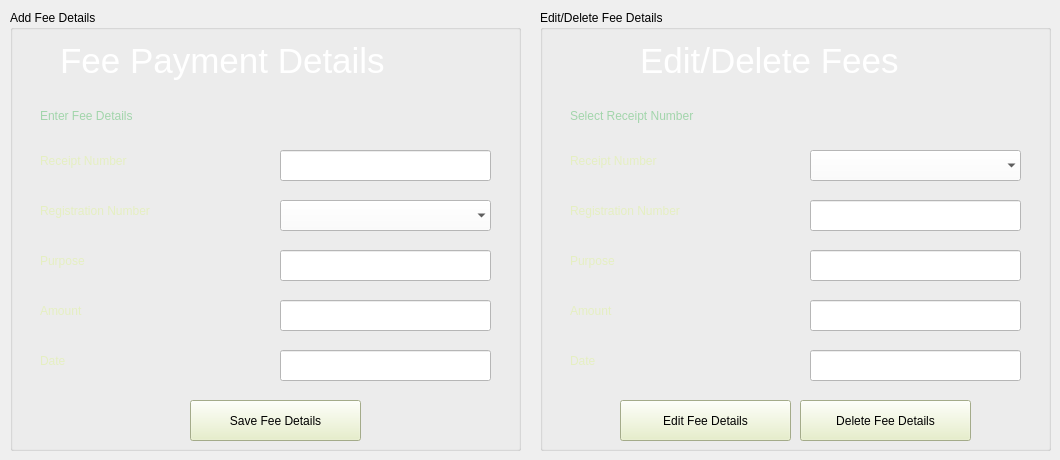
    <widget class="QWidget" name="tab_12">
     <attribute name="title">
      <string>Fees</string>
     </attribute>
     <widget class="QGroupBox" name="groupBox_7">
      <property name="geometry">
       <rect>
        <x>10</x>
        <y>10</y>
        <width>511</width>
        <height>441</height>
       </rect>
      </property>
      <property name="title">
       <string>Add Fee Details</string>
      </property>
      <widget class="QLabel" name="label_4">
       <property name="geometry">
        <rect>
         <x>50</x>
         <y>20</y>
         <width>391</width>
         <height>61</height>
        </rect>
       </property>
       <property name="font">
        <font>
         <family>MS Shell Dlg 2</family>
         <pointsize>26</pointsize>
         <weight>9</weight>
         <italic>false</italic>
         <bold>false</bold>
        </font>
       </property>
       <property name="styleSheet">
        <string notr="true">color: rgb(255, 255, 255);
font: 75 26pt &quot;MS Shell Dlg 2&quot;;</string>
       </property>
       <property name="text">
        <string>Fee Payment Details</string>
       </property>
      </widget>
      <widget class="QLabel" name="l5l1">
       <property name="geometry">
        <rect>
         <x>30</x>
         <y>90</y>
         <width>271</width>
         <height>31</height>
        </rect>
       </property>
       <property name="styleSheet">
        <string notr="true">color: rgb(162, 213, 171);
font: 75 14pt &quot;MS Shell Dlg 2&quot;;
</string>
       </property>
       <property name="text">
        <string>Enter Fee Details</string>
       </property>
      </widget>
      <widget class="QLabel" name="label_90">
       <property name="geometry">
        <rect>
         <x>30</x>
         <y>130</y>
         <width>211</width>
         <height>41</height>
        </rect>
       </property>
       <property name="styleSheet">
        <string notr="true">color: rgb(229, 239, 193);
font: 75 14pt &quot;MS Serif&quot;;</string>
       </property>
       <property name="text">
        <string>Receipt Number</string>
       </property>
      </widget>
      <widget class="QLabel" name="label_91">
       <property name="geometry">
        <rect>
         <x>30</x>
         <y>280</y>
         <width>201</width>
         <height>41</height>
        </rect>
       </property>
       <property name="styleSheet">
        <string notr="true">color: rgb(229, 239, 193);
font: 75 14pt &quot;MS Serif&quot;;</string>
       </property>
       <property name="text">
        <string>Amount</string>
       </property>
      </widget>
      <widget class="QLineEdit" name="tb5l2">
       <property name="geometry">
        <rect>
         <x>270</x>
         <y>240</y>
         <width>211</width>
         <height>31</height>
        </rect>
       </property>
       <property name="styleSheet">
        <string notr="true">background-color: rgb(255, 255, 255);</string>
       </property>
      </widget>
      <widget class="QLabel" name="label_92">
       <property name="geometry">
        <rect>
         <x>30</x>
         <y>180</y>
         <width>201</width>
         <height>41</height>
        </rect>
       </property>
       <property name="styleSheet">
        <string notr="true">color: rgb(229, 239, 193);
font: 75 14pt &quot;MS Serif&quot;;</string>
       </property>
       <property name="text">
        <string>Registration Number</string>
       </property>
      </widget>
      <widget class="QLabel" name="label_93">
       <property name="geometry">
        <rect>
         <x>30</x>
         <y>230</y>
         <width>201</width>
         <height>41</height>
        </rect>
       </property>
       <property name="styleSheet">
        <string notr="true">color: rgb(229, 239, 193);
font: 75 14pt &quot;MS Serif&quot;;</string>
       </property>
       <property name="text">
        <string>Purpose</string>
       </property>
      </widget>
      <widget class="QLabel" name="label_94">
       <property name="geometry">
        <rect>
         <x>30</x>
         <y>330</y>
         <width>171</width>
         <height>41</height>
        </rect>
       </property>
       <property name="styleSheet">
        <string notr="true">color: rgb(229, 239, 193);
font: 75 14pt &quot;MS Serif&quot;;</string>
       </property>
       <property name="text">
        <string>Date</string>
       </property>
      </widget>
      <widget class="QLineEdit" name="tb5l3">
       <property name="geometry">
        <rect>
         <x>270</x>
         <y>290</y>
         <width>211</width>
         <height>31</height>
        </rect>
       </property>
       <property name="styleSheet">
        <string notr="true">background-color: rgb(255, 255, 255);</string>
       </property>
      </widget>
      <widget class="QLineEdit" name="tb5l4">
       <property name="geometry">
        <rect>
         <x>270</x>
         <y>340</y>
         <width>211</width>
         <height>31</height>
        </rect>
       </property>
       <property name="styleSheet">
        <string notr="true">background-color: rgb(255, 255, 255);</string>
       </property>
      </widget>
      <widget class="QPushButton" name="b5l1">
       <property name="geometry">
        <rect>
         <x>180</x>
         <y>390</y>
         <width>171</width>
         <height>41</height>
        </rect>
       </property>
       <property name="styleSheet">
        <string notr="true">background-color: rgb(229, 239, 193);
font: 12pt &quot;Modern No. 20&quot;;
</string>
       </property>
       <property name="text">
        <string>Save Fee Details</string>
       </property>
      </widget>
      <widget class="QLineEdit" name="tb5l1">
       <property name="geometry">
        <rect>
         <x>270</x>
         <y>140</y>
         <width>211</width>
         <height>31</height>
        </rect>
       </property>
       <property name="styleSheet">
        <string notr="true">background-color: rgb(255, 255, 255);</string>
       </property>
      </widget>
      <widget class="QComboBox" name="cb5l1">
       <property name="geometry">
        <rect>
         <x>270</x>
         <y>190</y>
         <width>211</width>
         <height>31</height>
        </rect>
       </property>
       <property name="styleSheet">
        <string notr="true">background-color: rgb(255, 255, 255);</string>
       </property>
       <property name="frame">
        <bool>false</bool>
       </property>
      </widget>
     </widget>
     <widget class="QGroupBox" name="groupBox_8">
      <property name="geometry">
       <rect>
        <x>540</x>
        <y>10</y>
        <width>511</width>
        <height>441</height>
       </rect>
      </property>
      <property name="title">
       <string>Edit/Delete Fee Details</string>
      </property>
      <widget class="QLabel" name="label_95">
       <property name="geometry">
        <rect>
         <x>100</x>
         <y>20</y>
         <width>361</width>
         <height>61</height>
        </rect>
       </property>
       <property name="font">
        <font>
         <family>MS Shell Dlg 2</family>
         <pointsize>26</pointsize>
         <weight>9</weight>
         <italic>false</italic>
         <bold>false</bold>
        </font>
       </property>
       <property name="styleSheet">
        <string notr="true">color: rgb(255, 255, 255);
font: 75 26pt &quot;MS Shell Dlg 2&quot;;</string>
       </property>
       <property name="text">
        <string>Edit/Delete Fees</string>
       </property>
      </widget>
      <widget class="QLabel" name="l5r1">
       <property name="geometry">
        <rect>
         <x>30</x>
         <y>90</y>
         <width>311</width>
         <height>31</height>
        </rect>
       </property>
       <property name="styleSheet">
        <string notr="true">color: rgb(162, 213, 171);
font: 75 14pt &quot;MS Shell Dlg 2&quot;;
</string>
       </property>
       <property name="text">
        <string>Select Receipt Number</string>
       </property>
      </widget>
      <widget class="QLabel" name="label_97">
       <property name="geometry">
        <rect>
         <x>30</x>
         <y>130</y>
         <width>211</width>
         <height>41</height>
        </rect>
       </property>
       <property name="styleSheet">
        <string notr="true">color: rgb(229, 239, 193);
font: 75 14pt &quot;MS Serif&quot;;</string>
       </property>
       <property name="text">
        <string>Receipt Number</string>
       </property>
      </widget>
      <widget class="QLabel" name="label_98">
       <property name="geometry">
        <rect>
         <x>30</x>
         <y>280</y>
         <width>201</width>
         <height>41</height>
        </rect>
       </property>
       <property name="styleSheet">
        <string notr="true">color: rgb(229, 239, 193);
font: 75 14pt &quot;MS Serif&quot;;</string>
       </property>
       <property name="text">
        <string>Amount</string>
       </property>
      </widget>
      <widget class="QLineEdit" name="tb5r2">
       <property name="geometry">
        <rect>
         <x>270</x>
         <y>240</y>
         <width>211</width>
         <height>31</height>
        </rect>
       </property>
       <property name="styleSheet">
        <string notr="true">background-color: rgb(255, 255, 255);</string>
       </property>
      </widget>
      <widget class="QLabel" name="label_99">
       <property name="geometry">
        <rect>
         <x>30</x>
         <y>180</y>
         <width>201</width>
         <height>41</height>
        </rect>
       </property>
       <property name="styleSheet">
        <string notr="true">color: rgb(229, 239, 193);
font: 75 14pt &quot;MS Serif&quot;;</string>
       </property>
       <property name="text">
        <string>Registration Number</string>
       </property>
      </widget>
      <widget class="QLabel" name="label_100">
       <property name="geometry">
        <rect>
         <x>30</x>
         <y>230</y>
         <width>201</width>
         <height>41</height>
        </rect>
       </property>
       <property name="styleSheet">
        <string notr="true">color: rgb(229, 239, 193);
font: 75 14pt &quot;MS Serif&quot;;</string>
       </property>
       <property name="text">
        <string>Purpose</string>
       </property>
      </widget>
      <widget class="QLineEdit" name="tb5r1">
       <property name="geometry">
        <rect>
         <x>270</x>
         <y>190</y>
         <width>211</width>
         <height>31</height>
        </rect>
       </property>
       <property name="styleSheet">
        <string notr="true">background-color: rgb(255, 255, 255);</string>
       </property>
      </widget>
      <widget class="QLabel" name="label_101">
       <property name="geometry">
        <rect>
         <x>30</x>
         <y>330</y>
         <width>171</width>
         <height>41</height>
        </rect>
       </property>
       <property name="styleSheet">
        <string notr="true">color: rgb(229, 239, 193);
font: 75 14pt &quot;MS Serif&quot;;</string>
       </property>
       <property name="text">
        <string>Date</string>
       </property>
      </widget>
      <widget class="QLineEdit" name="tb5r3">
       <property name="geometry">
        <rect>
         <x>270</x>
         <y>290</y>
         <width>211</width>
         <height>31</height>
        </rect>
       </property>
       <property name="styleSheet">
        <string notr="true">background-color: rgb(255, 255, 255);</string>
       </property>
      </widget>
      <widget class="QLineEdit" name="tb5r4">
       <property name="geometry">
        <rect>
         <x>270</x>
         <y>340</y>
         <width>211</width>
         <height>31</height>
        </rect>
       </property>
       <property name="styleSheet">
        <string notr="true">background-color: rgb(255, 255, 255);</string>
       </property>
      </widget>
      <widget class="QPushButton" name="b5r1">
       <property name="geometry">
        <rect>
         <x>80</x>
         <y>390</y>
         <width>171</width>
         <height>41</height>
        </rect>
       </property>
       <property name="styleSheet">
        <string notr="true">background-color: rgb(229, 239, 193);
font: 12pt &quot;Modern No. 20&quot;;
</string>
       </property>
       <property name="text">
        <string>Edit Fee Details</string>
       </property>
      </widget>
      <widget class="QComboBox" name="cb5r1">
       <property name="geometry">
        <rect>
         <x>270</x>
         <y>140</y>
         <width>211</width>
         <height>31</height>
        </rect>
       </property>
       <property name="styleSheet">
        <string notr="true">background-color: rgb(255, 255, 255);</string>
       </property>
       <property name="frame">
        <bool>false</bool>
       </property>
      </widget>
      <widget class="QPushButton" name="b5r2">
       <property name="geometry">
        <rect>
         <x>260</x>
         <y>390</y>
         <width>171</width>
         <height>41</height>
        </rect>
       </property>
       <property name="styleSheet">
        <string notr="true">background-color: rgb(229, 239, 193);
font: 12pt &quot;Modern No. 20&quot;;
</string>
       </property>
       <property name="text">
        <string>Delete Fee Details</string>
       </property>
      </widget>
     </widget>
    </widget>
